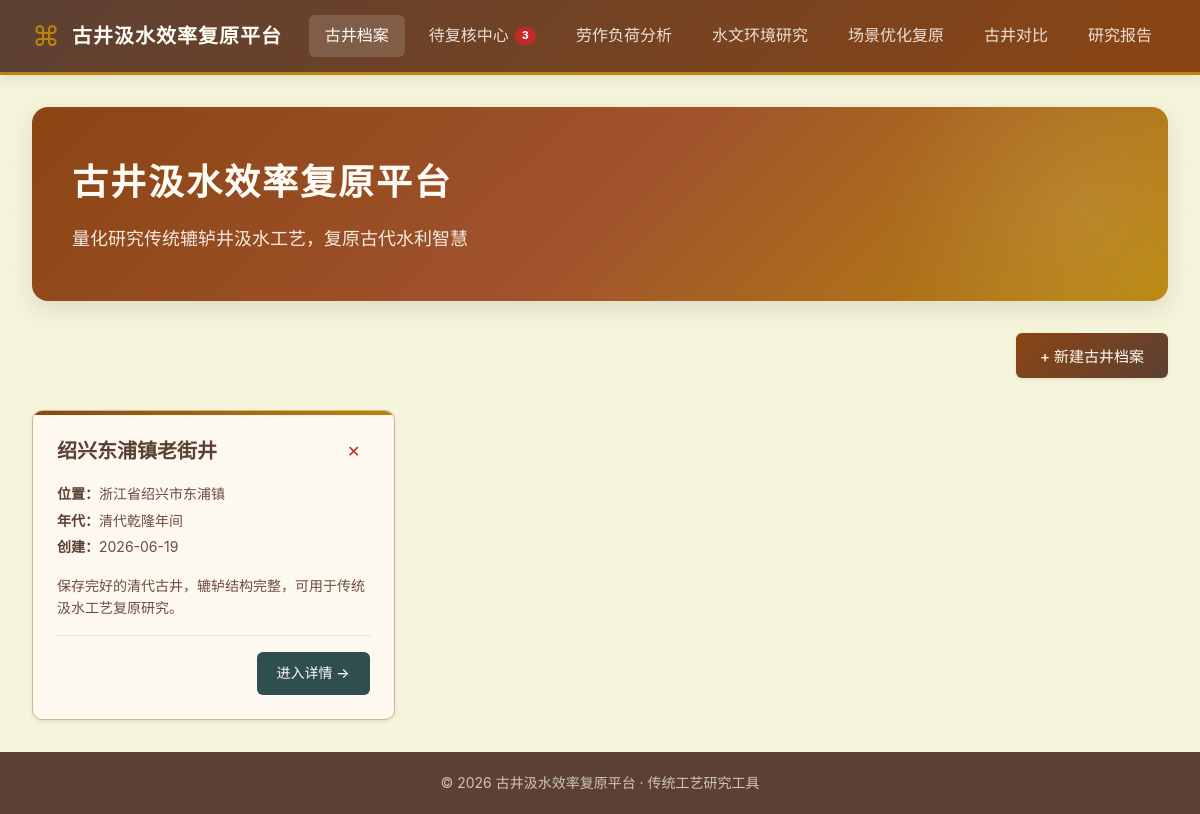
The page / on the database its author committed.
### models.py (models this page shows)
class Well(Base):
    __tablename__ = "well"
    id = Column(Integer, primary_key=True, autoincrement=True)
    name = Column(String(100), nullable=False)
    location = Column(String(200), default="")
    dynasty = Column(String(50), default="")
    description = Column(String(500), default="")
    created_at = Column(DateTime, default=datetime.now)
    updated_at = Column(DateTime, default=datetime.now, onupdate=datetime.now)
    configs = relationship("WellConfig", back_populates="well", cascade="all, delete-orphan")

### main.py (the view)
@app.get("/", response_class=HTMLResponse)
async def index(request: Request, db: Session = Depends(get_db)):
    wells = get_wells(db)
    pending_count = len(get_all_pending_reviews(db))
    return templates.TemplateResponse("index.html", {"request": request, "wells": wells, "pending_count": pending_count})

### templates/index.html (shortened to what this page needs)
{% extends "base.html" %}
{% block content %}
<div class="page-container">
    <section class="hero-section">
        <div class="hero-content">
            <h1 class="hero-title">古井汲水效率复原平台</h1>
            <p class="hero-subtitle">量化研究传统辘轳井汲水工艺，复原古代水利智慧</p>
        </div>
    </section>
    <section class="control-section">
        <button class="btn-primary" id="toggle-well-form">+ 新建古井档案</button>
    </section>
    <section class="wells-grid">
        {% if wells %}
            {% for well in wells %}
            <article class="well-card">
                <div class="card-header">
                    <h3 class="card-title">{{ well.name }}</h3>
                    <form action="/wells/{{ well.id }}/delete" method="post" onsubmit="return confirm('确定删除此古井档案及所有相关数据？');">
                        <button type="submit" class="btn-delete" title="删除">✕</button>
                    </form>
                </div>
                <div class="card-meta">
                    {% if well.location %}
                    <span class="meta-item"><strong>位置：</strong>{{ well.location }}</span>
                    {% endif %}
                    {% if well.dynasty %}
                    <span class="meta-item"><strong>年代：</strong>{{ well.dynasty }}</span>
                    {% endif %}
                    <span class="meta-item"><strong>创建：</strong>{{ well.created_at.strftime('%Y-%m-%d') }}</span>
                </div>
                {% if well.description %}
                <p class="card-desc">{{ well.description[:80] }}{% if well.description|length > 80 %}...{% endif %}</p>
                {% endif %}
                <div class="card-footer">
                    <a href="/wells/{{ well.id }}" class="btn-enter">进入详情 →</a>
                </div>
            </article>
            {% endfor %}
        {% else %}
            <div class="empty-state">
                <div class="empty-icon">⛲</div>
                <p class="empty-text">暂无古井档案，点击上方「新建古井档案」开始创建</p>
            </div>
        {% endif %}
    </section>
</div>
{% endblock %}

### static/css/style.css (style rules this page uses)
:root { --color-primary: #8B4513; --color-primary-dark: #5C4033; --color-primary-light: #A0522D; --color-secondary: #2F4F4F; --color-accent: #B8860B; --color-bg: #F5F5DC; --color-bg-warm: #FFFBF5; --color-panel: #FDF8F0; --color-border: #D2B48C; --color-border-light: #E8DFD0; --color-text: #3E2723; --color-text-light: #6D4C41; --color-muted: #8D6E63; --color-danger: #C62828; --color-danger-light: #FFEBEE; --color-warning: #F57C00; --color-warning-light: #FFF3E0; --color-success: #2E7D32; --color-success-light: #E8F5E9; --shadow-sm: 0 2px 4px rgba(92, 64, 51, 0.1); --shadow-md: 0 4px 12px rgba(92, 64, 51, 0.12); --shadow-lg: 0 8px 24px rgba(92, 64, 51, 0.15); --radius-sm: 6px; --radius-md: 10px; --radius-lg: 16px; }
* { box-sizing: border-box; margin: 0; padding: 0; }
html, body { height: 100%; }
body { font-family: 'Noto Sans SC', -apple-system, BlinkMacSystemFont, sans-serif; background-color: var(--color-bg); background-image: repeating-linear-gradient(0deg, transparent, transparent 49px, rgba(210, 180, 140, 0.1) 50px), repeating-linear-gradient(90deg, transparent, transparent 49px, rgba(210, 180, 140, 0.08) 50px); color: var(--color-text); line-height: 1.6; min-height: 100vh; display: flex; flex-direction: column; }
h1, h2, h3, h4 { font-family: 'Noto Serif SC', serif; color: var(--color-primary-dark); font-weight: 600; }
a { color: var(--color-primary); text-decoration: none; transition: color 0.2s; }
.page-container { display: flex; flex-direction: column; gap: 32px; }
.hero-section { background: linear-gradient(135deg, var(--color-primary) 0%, var(--color-primary-light) 50%, var(--color-accent) 100%); border-radius: var(--radius-lg); padding: 48px 40px; color: #FFFBF5; position: relative; overflow: hidden; box-shadow: var(--shadow-lg); }
.hero-section::before { content: ''; position: absolute; top: -50%; right: -10%; width: 400px; height: 400px; background: radial-gradient(circle, rgba(255, 251, 245, 0.1) 0%, transparent 70%); border-radius: 50%; }
.hero-content { position: relative; z-index: 1; }
.hero-title { color: #FFFBF5; font-size: 36px; margin-bottom: 12px; letter-spacing: 2px; }
.hero-subtitle { font-size: 18px; opacity: 0.9; }
.control-section { display: flex; justify-content: flex-end; }
.btn-primary, .btn-secondary, .btn-enter, .btn-link-danger, .btn-delete, .btn-close, .btn-icon { font-family: inherit; cursor: pointer; border: none; transition: all 0.2s; font-weight: 500; }
.btn-primary { background: linear-gradient(135deg, var(--color-primary) 0%, var(--color-primary-dark) 100%); color: #FFFBF5; padding: 12px 24px; border-radius: var(--radius-sm); font-size: 15px; box-shadow: var(--shadow-sm); }
.btn-enter { display: inline-block; background: var(--color-secondary); color: #FFFBF5; padding: 10px 20px; border-radius: var(--radius-sm); font-size: 14px; }
.btn-delete { background: transparent; color: var(--color-danger); width: 32px; height: 32px; border-radius: 50%; font-size: 16px; display: flex; align-items: center; justify-content: center; }
.wells-grid { display: grid; grid-template-columns: repeat(auto-fill, minmax(340px, 1fr)); gap: 24px; }
.well-card { background: var(--color-panel); border: 1px solid var(--color-border); border-radius: var(--radius-md); padding: 24px; box-shadow: var(--shadow-sm); transition: all 0.3s; position: relative; overflow: hidden; }
.well-card::before { content: ''; position: absolute; top: 0; left: 0; right: 0; height: 4px; background: linear-gradient(90deg, var(--color-primary) 0%, var(--color-accent) 100%); }
.card-header { display: flex; justify-content: space-between; align-items: flex-start; margin-bottom: 16px; }
.card-title { font-size: 20px; margin: 0; }
.card-meta { display: flex; flex-direction: column; gap: 4px; margin-bottom: 16px; }
.meta-item { font-size: 14px; color: var(--color-text-light); }
.meta-item strong { color: var(--color-primary-dark); font-weight: 600; }
.card-desc { font-size: 14px; color: var(--color-text-light); margin-bottom: 16px; line-height: 1.6; }
.card-footer { display: flex; justify-content: flex-end; padding-top: 16px; border-top: 1px solid var(--color-border-light); }

### rows shown on the page
Well: name "绍兴东浦镇老街井", location "浙江省绍兴市东浦镇", dynasty "清代乾隆年间", created_at "2026-06-19", description "保存完好的清代古井，辘轳结构完整，可用于传统汲水工艺复原研究。"

### other values the page prints
{{ pending_count }} "3"
